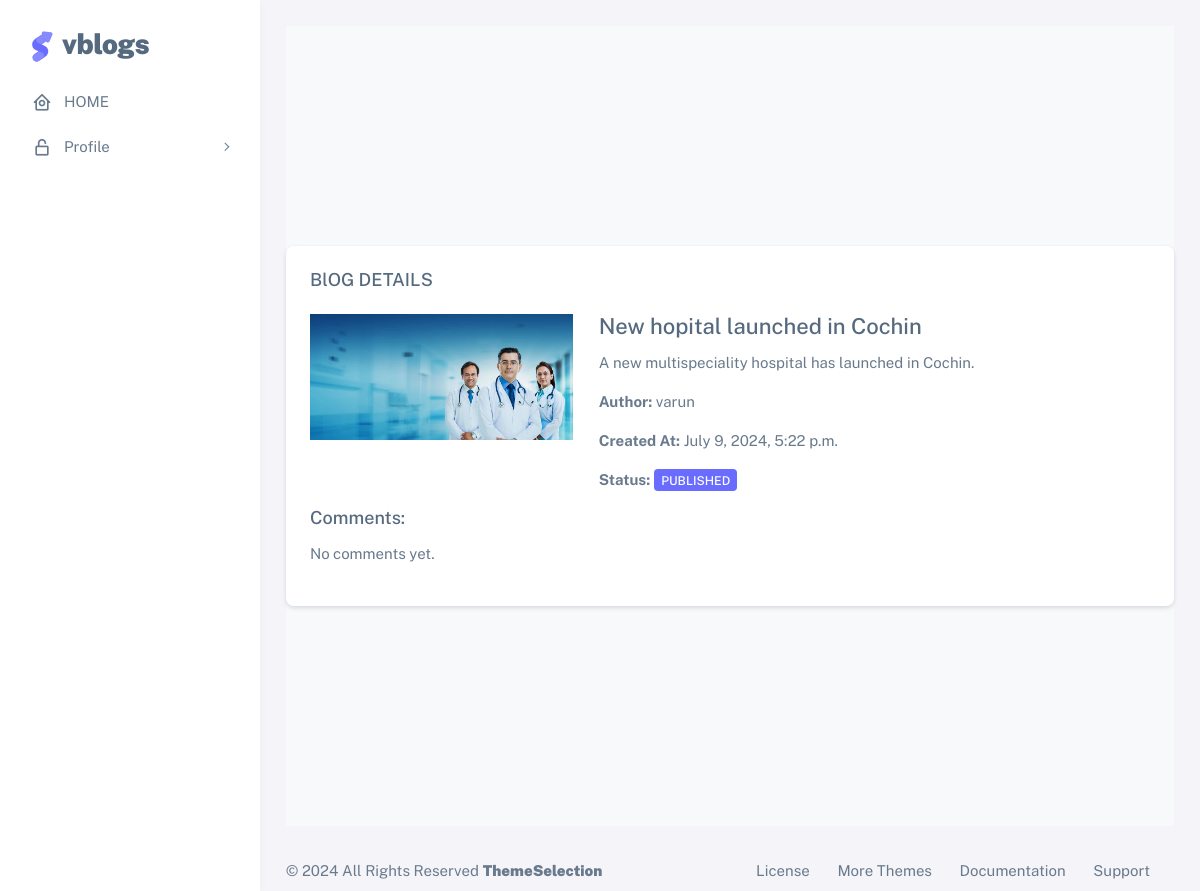
/adminpanel/blogview/8/, run on the app's committed database.
### adminpanel/models.py (models this page shows, shortened)
class Blog_Table(models.Model):
  STATUS_CHOICES = [
        ('draft', 'Draft'),
        ('published', 'Published'),
        ('archived', 'Archived'),
         ]
  title = models.CharField(max_length=250)
  content = models.TextField()
  blog_image = models.ImageField(upload_to='images/',blank=True)
  author = models.ForeignKey(User,on_delete=models.CASCADE)
  created_at = models.DateTimeField(auto_now_add=True)
  updated_at = models.DateTimeField(auto_now_add=True)
  status = models.CharField(max_length=10, choices= STATUS_CHOICES)

### adminpanel/views.py (the view)
# urls.py: path('blogview/<int:pk>/', views.blogview, name='blogview'),
def blogview(request,pk):
  blog = Blog_Table.objects.get(id=pk)
  comments = Comment.objects.filter(blog_id=blog)
  if request.method == 'POST':
     comment_id = request.POST.get('comment_id')
     comment = get_object_or_404(Comment, id=comment_id)
     form = CommentStatusForm(request.POST, instance=comment)
     if form.is_valid():
       comment.save()
       messages.success(request, "Admin changed the comment status")
       return redirect('blogview', pk = blog.id)
     else:
        messages.error(request, 'There was an error with your submission. Please check for the errors.')
  else:
      form = CommentStatusForm()
  return render(request,'adminpanel/blog_view.html',{'blog':blog,'comments':comments,'form':form})

### adminpanel/templates/adminpanel/blog_view.html
{% extends 'adminpanel/admin_base.html' %}
{% load static %}
{% block content %}
<div class="d-flex align-items-center justify-content-center" style="min-height: 100vh; background-color: #f8f9fa;">
    <div class="card shadow-sm" style="max-width: 900px; width: 100%;">
        <h5 class="card-header ">BlOG DETAILS</h5>
        <div class="card-body">
            <div class="row">
                <div class="col-md-4 mb-3">
                    {% if blog.blog_image %}
                        <img class="img-thumbnail" src="{{ blog.blog_image.url }}" alt="Blog Image">
                    {% else %}
                        <img class="img-thumbnail" src="{% static 'default_blog_image.jpg' %}" alt="Default Blog Image">
                    {% endif %}
                </div>
                <div class="col-md-8">
                    <h4 class="card-title">{{ blog.title }}</h4>
                    <p class="card-text">{{ blog.content }}</p>
                    <p class="card-text"><strong>Author:</strong> {{ blog.author.username }}</p>
                    <p class="card-text"><strong>Created At:</strong> {{ blog.created_at }}</p>
                    <p class="card-text"><strong>Status:</strong> <span class="badge bg-primary">{{ blog.status }}</span></p>
                </div>
            </div>
            <div class="mt-3">
                <h5>Comments:</h5>
                {% for comment in comments %}
                    <div class="card mb-2 shadow-sm">
                        <div class="card-body">
                            <p>{{ comment.comment }}</p>
                            <p class="text-muted"><strong>By {{ comment.author.username }}</strong> on {{ comment.created_at }}</p>
                            <form method="post" >
                                {% csrf_token %}
                                {{ form.as_p }}
                                <input type="hidden" name="comment_id" value="{{ comment.id }}">
                                <button type="submit">Submit</button>
                            </form>
                            <a href="{% url 'adminhome' %}">Cancel</a>
                        </div>
                    </div>
                {% empty %}
                    <p>No comments yet.</p>
                {% endfor %}
            </div>
        </div>
    </div>
</div>
{% endblock %}

### data on the page
Blog_Table: blog_image (picture), title "New hopital launched in Cochin", content "A new multispeciality hospital has launched in Cochin.", author.username "varun", created_at "July 9, 2024, 5:22 p.m.", status "PUBLISHED"
